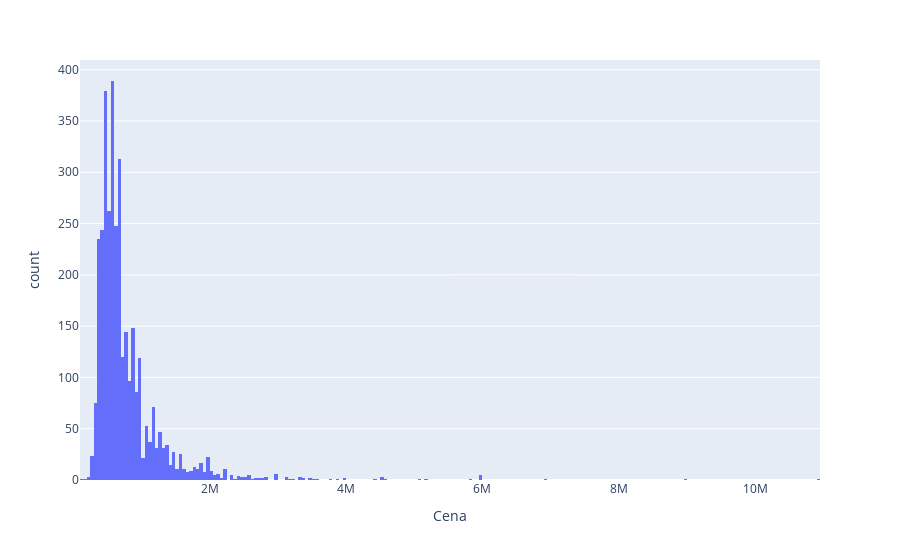

The notebook cell saved with this chart:
### Code cell
#Ilosc mieszkań w Gdansku w danym przedziale cenowym
px.histogram(df_gdansk, x="Cena").show()

### Figure 1 — Plotly figure (JSON) as saved in the notebook; plotly's stock layout.template omitted (floating-point values rounded to 4 significant figures; data arrays with more than 128 entries replaced by an {"elided": "..."} marker saying what was removed)
{"data": [{"alignmentgroup": "True", "bingroup": "x", "hovertemplate": "Cena=%{x}<br>count=%{y}<extra></extra>", "legendgroup": "", "marker": {"color": "#636efa", "pattern": {"shape": ""}}, "name": "", "offsetgroup": "", "orientation": "v", "showlegend": false, "type": "histogram", "x": {"elided": "3493 int values"}, "xaxis": "x", "yaxis": "y"}], "layout": {"barmode": "relative", "legend": {"tracegroupgap": 0}, "margin": {"t": 60}, "xaxis": {"anchor": "y", "domain": [0, 1], "title": {"text": "Cena"}}, "yaxis": {"anchor": "x", "domain": [0, 1], "title": {"text": "count"}}}}
